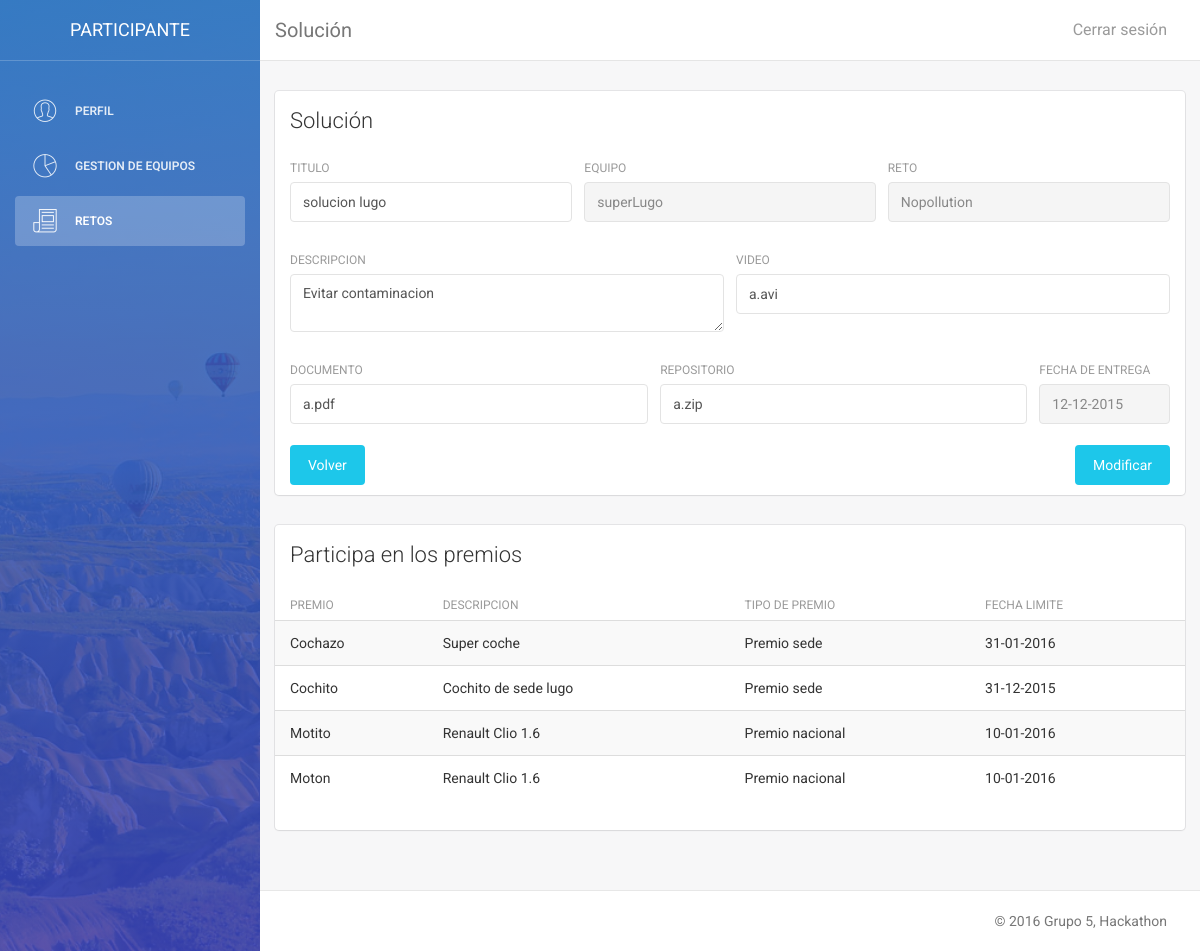
Screenshot of /vistas/participante/p_sol.php?reto=Nopollution (signed in) with the database file from the repository.
### tables this page shows
CREATE TABLE IF NOT EXISTS Premio (
  `idPremio` VARCHAR(50) NOT NULL,
  `Sede_idSede` VARCHAR(50),
  `Descripcion` VARCHAR(300),
  `FechaEquipos` DATE NOT NULL,
  `FechaJuradoS` DATE NOT NULL,
  `FechaJuradoN` VARCHAR(45),
  `TipoPremio` ENUM('s', 'n') DEFAULT 'n',
  `Solucion_EsPropuesta` TINYINT(1),
  `Solucion_Equipo_idEquipo` VARCHAR(50),
  `Solucion_Reto_idReto` VARCHAR(50),
  PRIMARY KEY (`idPremio`),
  CONSTRAINT `fk_Premio_Solucion`
    FOREIGN KEY (`Solucion_EsPropuesta` , `Solucion_Equipo_idEquipo` , `Solucion_Reto_idReto`)
    REFERENCES Solucion(`EsPropuesta` , `Equipo_idEquipo` , `Reto_idReto`)
    ON DELETE CASCADE
    ON UPDATE CASCADE,
  CONSTRAINT `fk_Premio_Sede`
    FOREIGN KEY (`Sede_idSede`)
    REFERENCES Sede(`idSede`)
    ON DELETE CASCADE
    ON UPDATE CASCADE);

### vistas/participante/p_sol.php (the view, shortened to what the rows shown need)
<!doctype html>
<html lang="en">
    <?php
    include_once "../../modelo/model_usuario.php";
    $usu = new Usuario();
    $datos = $usu->consultar($_SESSION['login_usuario']);
    include_once "../../modelo/model_solucion.php";
    $sol = new Solucion();
    $datosSol = $sol->consultar(false, $datos['equipo'], $reto);
    include_once "../../modelo/model_premio.php";
    $premio = new Premio();
    $premiosS = $premio->listar('s');
    $premiosN = $premio->listar('n');
    ?>
    <body>
        <div class="wrapper">
            <div class="main-panel">
                <div class="content">
                    <div class="container-fluid">
                        <?php if(!$sol->subieronSol($datos['equipo'], $reto, true)){ ?>
                        <div class="container-fluid" style="text-align: center;">
                            <h2>Tu equipo todavía no ha subido una propuesta de solución.</h2>
                            <p>¡Créala!</p>
                            <button type="button" class="btn btn-info btn-fill" onclick="location.href='p_prop_nueva.php?reto=<?php echo $reto; ?>'">Crear propuesta</button>
                        </div>
                        <?php } else {  ?>
                        <div class="row">
                            <div class="card">
                                <div class="content table-responsive table-full-width">
                                    <table class="table table-hover table-striped">
                                        <thead>
                                            <th>Premio</th>
                                            <th>Descripcion</th>
                                            <th>Tipo de premio</th>
                                            <th>Fecha limite</th>
                                        </thead>
                                        <tbody>
                                            <?php foreach ($premiosS as $ps){
                                            if(($ps['FechaEquipos'] >= $datosSol['fecha'])
                                               && ($datos['sede'] == $ps['Sede_idSede'])
                                               && ($ps['Solucion_Equipo_idEquipo'] == null)){?>
                                            <tr>
                                                <td><?php echo $ps['idPremio'];?></td>
                                                <td><?php echo $ps['Descripcion'];?></td>
                                                <td><?php echo $idioma['premio_sede'];?></td>
                                                <td><?php $fi=date_create($ps['FechaEquipos']);
                                                echo date_format($fi,"d-m-Y");?></td>
                                            </tr>
                                            <?php }
                                            }?>
                                            <?php foreach ($premiosN as $pn){
                                            if(($pn['FechaEquipos'] >= $datosSol['fecha'])
                                              && ($pn['Solucion_Equipo_idEquipo'] == null)){?>
                                            <tr>
                                                <td><?php echo $pn['idPremio'];?></td>
                                                <td><?php echo $pn['Descripcion'];?></td>
                                                <td><?php echo $idioma['premio_nacional'];?></td>
                                                <td><?php $fi=date_create($pn['FechaEquipos']);
                                                echo date_format($fi,"d-m-Y");?></td>
                                            </tr>
                                            <?php }
                                            }?>
                                        </tbody>
                                    </table>
                                </div>
                            </div>
                        </div>
                        <?php } ?>
                    </div>
                </div>
            </div>
        </div>
    </body>
</html>

### rows the page displays
premio: idPremio "Cochazo", Descripcion "Super coche", FechaEquipos "31-01-2016"
premio: idPremio "Cochito", Descripcion "Cochito de sede lugo", FechaEquipos "31-12-2015"
premio: idPremio "Motito", Descripcion "Renault Clio 1.6", FechaEquipos "10-01-2016"
premio: idPremio "Moton", Descripcion "Renault Clio 1.6", FechaEquipos "10-01-2016"

### other values shown
$idioma['participante'] "PARTICIPANTE"
$idioma['perfil'] "PERFIL"
$idioma['gestion_equipos'] "GESTION DE EQUIPOS"
$idioma['retos'] "RETOS"
$idioma["cerrar"] "Cerrar sesión"
